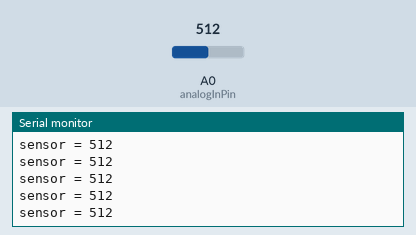
Simulated run of this sketch. Board: Arduino Uno, built with avr-gcc and run on an emulated ATmega328P. Parts: the last lines printed to the serial monitor. Inputs (shaded band) come from the test bench; at power-on: A0 (analogInPin) = 512.

Above: at 1.2 s.
1.3 s: A0 (analogInPin) set to 716
At 2.0 s:
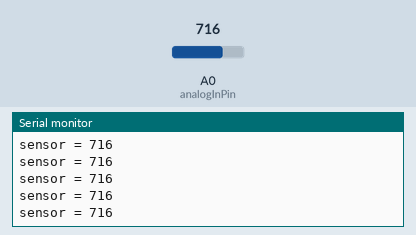
4.3 s: A0 (analogInPin) set to 900
At 5.1 s:
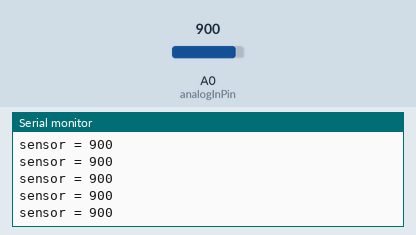
Timing chart, 0 to 7.3 s (numbered marks = the images above; inputs shaded):
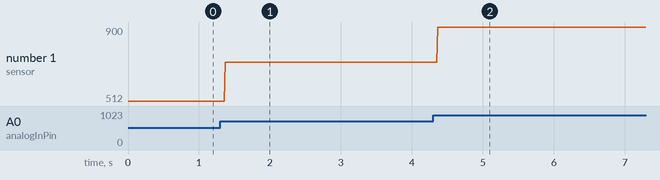

The sketch:

cny70.ino
```cpp
int analogInPin = A0; // Sensörün bağlandığı pin


void setup() {

  Serial.begin(9600); // İletisim hızını 9600 bps hızına ayarlıyoruz
}

void loop() {

  int sensorDegeri = analogRead(analogInPin);  // Analog değeri oku ve “sensorDegeri” ne ata
  Serial.print("sensor = ");  //  Sensor yazısını bilgisayara gönder.

  Serial.print(sensorDegeri); // Analog değeri bilgisayara gönder.
  Serial.println(); // Satır atla

  delay(2); // 2 Ms bekle
}
```

Measured:
- after the input at 1.3 s, the serial monitor: prints a new line after 0.07 s (image 1)
- after the input at 4.3 s, the serial monitor: prints a new line after 0.07 s (image 2)
- plotted number 1: 512 → 716 after the input at 1.3 s, 716 → 900 after the input at 4.3 s
